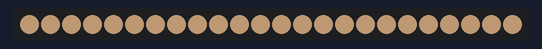
The sketch below on a simulated Arduino Uno, built with avr-gcc and run on an emulated ATmega328P. On the bench: 24 RGB LEDs in strip order, left to right. Dim RGB values are drawn brighter than linear.

Above: at 1.22 s.
At 3.9 s:
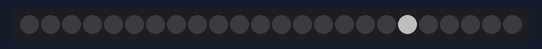
At 9.4 s:
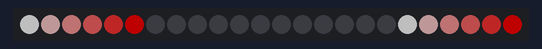
At 15.4 s:
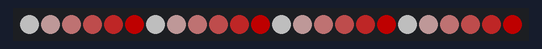
At 30.8 s:
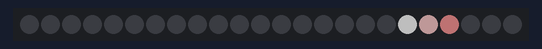
At 39.3 s:
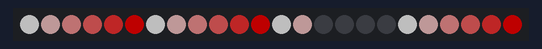

The sketch:

Clock_Cycle_V1b_posChangeRed.ino
```cpp
#include <Adafruit_NeoPixel.h>
#ifdef __AVR__
#include <avr/power.h>
#endif

#define PIN 6

#define NUMPIXELS 24

#define hour 3600000

#define five 300000

#define one 60000

int startpos = 18;

int endpos = startpos % 24 + 24;

// Parameter 1 = number of pixels in strip
// Parameter 2 = Arduino pin number (most are valid)
// Parameter 3 = pixel type flags, add together as needed:
//   NEO_KHZ800  800 KHz bitstream (most NeoPixel products w/WS2812 LEDs)
//   NEO_KHZ400  400 KHz (classic 'v1' (not v2) FLORA pixels, WS2811 drivers)
//   NEO_GRB     Pixels are wired for GRB bitstream (most NeoPixel products)
//   NEO_RGB     Pixels are wired for RGB bitstream (v1 FLORA pixels, not v2)
//   NEO_RGBW    Pixels are wired for RGBW bitstream (NeoPixel RGBW products)
Adafruit_NeoPixel strip = Adafruit_NeoPixel(NUMPIXELS, PIN, NEO_GRB + NEO_KHZ800);


int clockValues[24] = {10,20,30,40,50,60,10,20,30,40,50,60,10,20,30,40,50,60,10,20,30,40,50,60};

void setup() {
  // put your setup code here, to run once:
  strip.setBrightness(80);
  strip.begin();
  strip.show();
}


void loop() {
  // put your main code here, to run repeatedly:

  initialisationLeds();

    for(int i = 0; i < 24; i++){
      if(setHourColour(clockValues[i], startpos) == false){
        return;
        }
   // initialisationLeds();
            if (startpos >= 24) {
                startpos = 0;
            }
            setHourColour(clockValues[i], startpos);
            delay(500);
            startpos++;
    }
  startpos = 18;
  delay(10000);
}

boolean setHourColour(int value, int pixel) {

  if (value > -1) {
    value = value / 10;
  }

  switch (value) {
    //Case for values in the future which have not been recorded yet.
    case -1:
      delay(10000);
      return false;
    case -2:
      //Case for the hub rejecting the data request sent by the clock
      delay(1000);
      rejectionLeds();
      return false;
    case -3:
      //Case for the hub being unable to interact with the server
      nullServerLeds();
      return false;
    case 1:
      strip.setPixelColor(pixel, 255, 255, 255); // white
      strip.show();
      break;
    case 2:
      strip.setPixelColor(pixel, 255, 204, 204); //white-pink
      strip.show();
      break;
    case 3:
      strip.setPixelColor(pixel, 255, 153, 153); //very pale pink
      strip.show();
      break;
    case 4:
      strip.setPixelColor(pixel, 255, 102, 102); //pale pink
      strip.show();
      break;
    case 5:
      strip.setPixelColor(pixel, 255, 51, 51); // bright pink
      strip.show();
      break;
    case 6:
      strip.setPixelColor(pixel, 255, 0, 0); //very vibrant red
      strip.show();
      break;
  }

}

void initialisationLeds() {
  int i = 0;
  while (i < 3) {
    for (int j = 0; j <= 24; j++) {
      if (startpos >= 24) {
        startpos = 0;
      }
      strip.setPixelColor(startpos, 255, 204, 153);
      strip.show();
      startpos++;
      delay(50);
    }
    startpos = 18;
    strip.clear();

    i++;
  }

}

void rejectionLeds() {
    int i = 0;
  while (i < 3) {
    for (int j = 0; j <= 24; j++) {
      if (startpos >= 24) {
        startpos = 0;
      }
      strip.setPixelColor(startpos, 255, 0, 0);
      strip.show();
      startpos++;
      delay(50);
    }
    startpos = 18;
    strip.clear();

    i++;
  }
}

void nullServerLeds() {
     int i = 0;
  while (i < 3) {
    for (int j = 0; j <= 24; j++) {
      if (startpos >= 24) {
        startpos = 0;
      }
      strip.setPixelColor(startpos, 0, 0, 255);
      strip.show();
      startpos++;
      delay(50);
    }
    startpos = 18;
    strip.clear();

    i++;
  }
}
```
